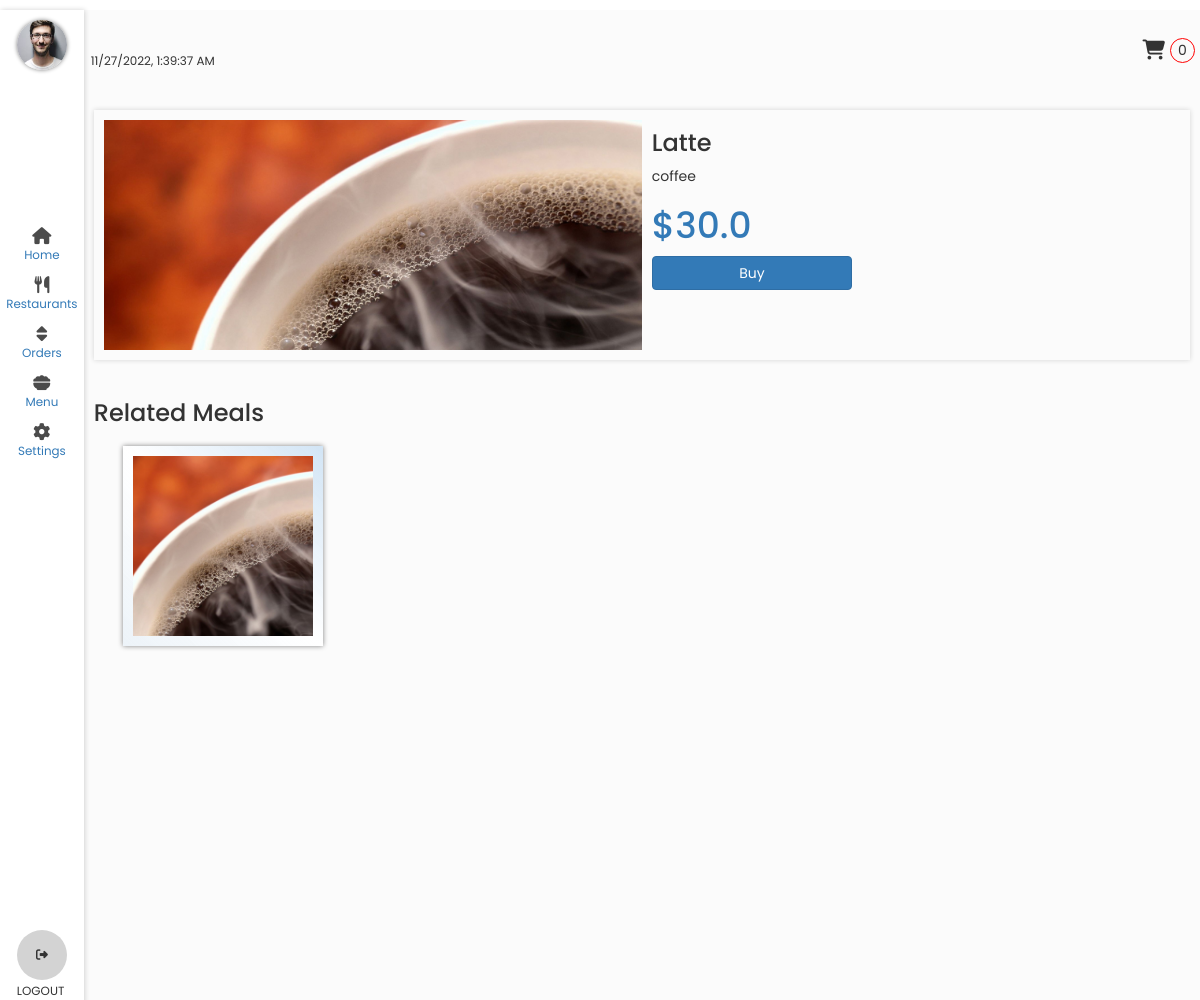
/menus/4 (signed in), run on the app's committed database.
### website/models.py (models this page shows, shortened)
class Meal(TimeBaseModel):
    MEAL_CHOICE = [
        ("Shawarma", "Shawarma"),
        ("Burgers", "Burgers"),
        ("Charcoal Grilled Chicken", "Charcoal Grilled Chicken"),
        ("Rice", "Rice"),
        ("Salads", "Salads"),
        ("Sandwich", "Sandwich"),
        ("Roasted Chicken", "Roasted Chicken"),
        ("Fried Chicken", "Fried Chicken"),
        ("Drinks", "Drinks"),
        ("Smoothies", "Smoothies"),
        ("Local Dish", "Local Dish")
    ]
    name = models.CharField(max_length=255)
    image = models.ImageField()
    price = models.FloatField(default=0.00)
    description = models.TextField()
    rating = models.IntegerField(default=80)
    category = models.CharField(choices=MEAL_CHOICE, max_length=100)

### website/views.py (the view)
# urls.py: path("menus/<id>", views.menu_detail_view, name="menus-detail"),
@login_required
def menu_detail_view(request, id):
    cart = get_cart(request)
    meal = Meal.objects.get(id=id)
    meals = Meal.objects.filter(category=meal.category)
    context = {
        "meal":meal,
        "meals":meals,
        "cart":cart
    }
    return render(request, "mealDetail.html", context)

### website/views.py (called while the page is built)
def get_cart(request):
    try:
        cart = Order.objects.get(user=request.user, in_cart=True)
    except:
        cart = []
    return cart

### templates/mealDetail.html (shortened to what this page needs)
{% extends 'base.html' %}
{% load static %}
{% block styles %}
<link rel="stylesheet" href="{% static 'assets/styles/main.css' %}">
<link rel="stylesheet" href="{% static 'assets/styles/orders.css' %}">
<link rel="stylesheet" href="{% static 'assets/styles/menu.css' %}">
<link rel="stylesheet" href="{% static 'assets/styles/mealDetail.css' %}">
<link rel="stylesheet" href="https://cdnjs.cloudflare.com/ajax/libs/font-awesome/6.2.0/css/all.min.css"
 />
<link rel="stylesheet" href="https://maxcdn.bootstrapcdn.com/bootstrap/3.4.1/css/bootstrap.min.css">
<link rel="stylesheet" href="https://cdn.jsdelivr.net/npm/bootstrap-icons@1.9.1/font/bootstrap-icons.css">
{% endblock %}
{% block content %}
<section class="mainBody">
    <div class="header">
        <div class="flex">
            <aside class="username_date">
                <small class="todayDate">March, 23, 12:14 PM</small>
            </aside>
        </div>
        <div style="display: flex;align-items: center;margin-right: 5px;">
            {% include 'cartcomponent.html' %}
        </div>
    </div>
    <div class="menu mainPage mealDetail">
        <div class="container1">
            <section class="sec2" style="display: flex;flex-direction: column;">
                <div class="banner">
                    <div class="foodImg">
                        <img src="{{meal.image.url}}" alt="">
                    </div>
                    <div class="subDes">
                        <h3 class="footTitle">{{meal.name}}</h3>
                        <p>
                            {{meal.description|truncatewords:200}}
                        </p>
                        <h1 class="text-primary foodPrice">${{meal.price}}</h1>
                        <a href="{% url 'website:order-meal' meal.id %}">
                        <button class="btn btn-primary btnBuy" style="width:200px"  price="{{meal.price}}" name="{{meal.name}}">
                                Buy
                        </button>
                        </a>
                    </div>
                </div>
                <br>
                <div class="relatedMeal">
                    <h3>Related Meals</h3>
                    <div class="availableMeals">
                        {% for object in meals %}
                        <aside class="item">
                        </aside>
                        {% endfor %}
                    </div>
                </div>
            </section>
        </div>
    </div>
</section>
{% endblock %}

### static/assets/styles/main.css (style rules this page uses)
:root { --primary-color: #0275d8; --light-primary: #0274d82a; --x-light-primary: #0274d80e; }
body { width: 100%; height: 100vh; background-color: ghostwhite; }
* { margin: 0; padding: 0; list-style-type: none; box-sizing: border-box; font-family: 'Poppins', sans-serif; }
h1, h2, h3, h4, h5, h6 { margin: 0; padding: 0; }
.flex { display: flex; align-items: center; }
.mainBody { width: 100%; overflow: hidden; overflow-y: auto; }
.header { height: 80px; display: flex; justify-content: space-between; align-items: center; margin-bottom: 1rem; }
.header .username_date { padding: 0 0 0 0.7rem; }
.mainPage { display: flex; justify-content: space-evenly; height: fit-content; overflow: hidden; overflow-y: auto; }
.mainPage .container1 { width: 70%; height: 100%; }
@media only screen and (max-width: 1369px) { .mainPage .container1 { width: 100% !important; } }
.container1 .sec2 { height: 54%; padding: 1rem; }
.container1 .sec2 .availableMeals { width: 100%; min-height: 100%; max-height: fit-content; height: fit-content; padding-top: 1rem; display: grid; grid-template-columns: repeat(5, 1fr); grid-gap: 2rem; overflow-x: auto; overflow-y: auto; }
.container1 .sec2 .item { width: 200px; height: 200px; background: linear-gradient(45deg, var(--x-light-primary), white, var(--light-primary)); margin: 0px; padding: 1rem; display: flex; justify-content: center; align-items: center; position: relative; box-shadow: 0px 0px 5px gray; }
img { height: 100%; object-fit: cover; width: 100%; }

### static/assets/styles/menu.css (style rules this page uses)
.mainPage { display: flex; justify-content: space-evenly; height: 100%; }
.menu .container1 { width: 100%; height: 100%; }
@media only screen and (max-width: 1369px) { .mainPage .container1 { width: 100% !important; } }
.menu .sec2 { height: 90%; padding: 1rem; }
.container1 .sec2 .availableMeals { width: 100%; height: 92%; padding-top: 1rem; display: grid; grid-template-columns: repeat(5, 1fr); grid-gap: 2rem; overflow-x: auto; overflow-y: auto; }
@media only screen and (max-width: 1200px) { .container1 .sec2 .availableMeals { grid-template-columns: repeat(4, 1fr); } }
.menu .sec2 .item { width: 200px; height: 200px; background: linear-gradient(45deg, var(--x-light-primary), white, var(--light-primary)); margin: 0px auto; padding: 1rem; display: flex; justify-content: center; align-items: center; position: relative; box-shadow: 0px 0px 5px gray; }
img { height: 100%; object-fit: cover; width: 100%; }

### static/assets/styles/mealDetail.css (style rules this page uses)
.mealDetail .banner { display: flex; }
.mealDetail .banner .foodImg { margin: 1rem; width: 70%; }

### templates/mealDetail.html (style rules this page uses)
.banner { height: 250px; box-shadow: 0 0 5px lightgray; }
.foodImg { width: 30%; }
.subDes { width: 70%; }

### data on the page
Meal: image (picture), name "Latte", description "coffee", price "30.0"
